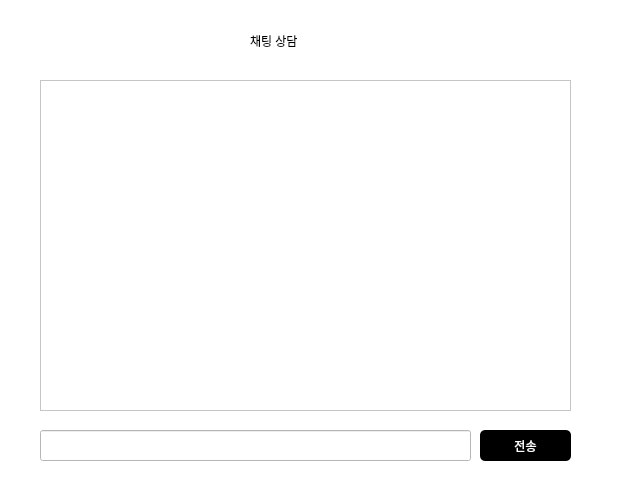
<?xml version="1.0" encoding="UTF-8"?>
<ui version="4.0">
 <class>chatting</class>
 <widget class="QDialog" name="chatting">
  <property name="geometry">
   <rect>
    <x>0</x>
    <y>0</y>
    <width>623</width>
    <height>493</height>
   </rect>
  </property>
  <property name="windowTitle">
   <string>Dialog</string>
  </property>
  <property name="styleSheet">
   <string notr="true">background-color: rgb(255, 255, 255);</string>
  </property>
  <widget class="QTextBrowser" name="textBrowser">
   <property name="geometry">
    <rect>
     <x>40</x>
     <y>80</y>
     <width>531</width>
     <height>331</height>
    </rect>
   </property>
  </widget>
  <widget class="QLabel" name="label">
   <property name="geometry">
    <rect>
     <x>250</x>
     <y>20</y>
     <width>161</width>
     <height>41</height>
    </rect>
   </property>
   <property name="styleSheet">
    <string notr="true">font: 75 20pt &quot;ori1Uni&quot;;</string>
   </property>
   <property name="text">
    <string>채팅 상담</string>
   </property>
  </widget>
  <widget class="QPushButton" name="send_btn">
   <property name="geometry">
    <rect>
     <x>480</x>
     <y>430</y>
     <width>91</width>
     <height>31</height>
    </rect>
   </property>
   <property name="styleSheet">
    <string notr="true">background-color: rgb(0, 0, 0);
color: rgb(255, 255, 255);
border-radius: 5px;</string>
   </property>
   <property name="text">
    <string>전송</string>
   </property>
  </widget>
  <widget class="QLineEdit" name="line">
   <property name="geometry">
    <rect>
     <x>40</x>
     <y>430</y>
     <width>431</width>
     <height>31</height>
    </rect>
   </property>
  </widget>
 </widget>
 <resources/>
 <connections/>
</ui>
